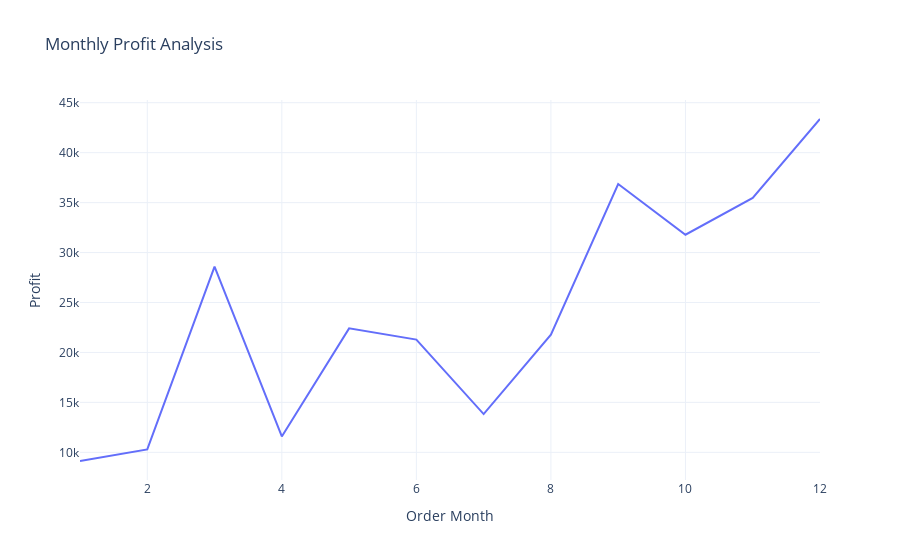

Notebook code cell kept with this figure:
### Markdown cell above
# Monthly Profit Analysis

### Code cell
profit_by_month = data.groupby('Order Month')['Profit'].sum().reset_index()
fig = px.line(profit_by_month,
              x='Order Month',
              y='Profit',
              title='Monthly Profit Analysis')
fig.show()

### Figure 1 — Plotly figure (JSON) as saved in the notebook; plotly's stock layout.template omitted (floating-point values rounded to 4 significant figures)
{"data": [{"hovertemplate": "Order Month=%{x}<br>Profit=%{y}<extra></extra>", "legendgroup": "", "line": {"color": "#636efa", "dash": "solid"}, "marker": {"symbol": "circle"}, "mode": "lines", "name": "", "orientation": "v", "showlegend": false, "x": [1, 2, 3, 4, 5, 6, 7, 8, 9, 10, 11, 12], "xaxis": "x", "y": [9134.0, 10290.0, 28590.0, 11590.0, 22410.0, 21290.0, 13830.0, 21780.0, 36860.0, 31780.0, 35470.0, 43370.0], "yaxis": "y", "type": "scatter"}], "layout": {"xaxis": {"anchor": "y", "domain": [0.0, 1.0], "title": {"text": "Order Month"}}, "yaxis": {"anchor": "x", "domain": [0.0, 1.0], "title": {"text": "Profit"}}, "legend": {"tracegroupgap": 0}, "title": {"text": "Monthly Profit Analysis"}}}
